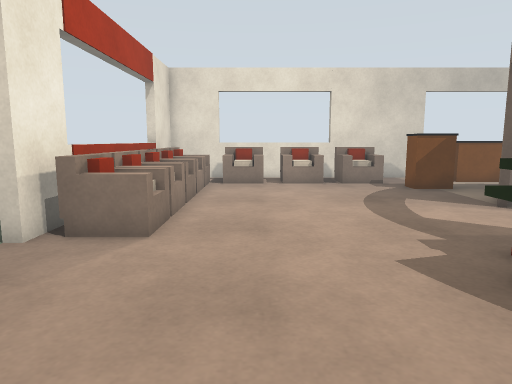
[1] (above)

24 first-person views from a walk through a Gazebo world. The camera is 1 m above the floor, tilts 8° down and sees 70° across. The floor is counted in squares, 0.5 m on a side. Each view is taken from the middle of a square. On the plan, view 1 faces up. The plan holds only what a view shows up to about 19 squares ahead; the rest is blank. The place goes on beyond the plan. Some stock models are drawn as simple stand-ins.

[2]
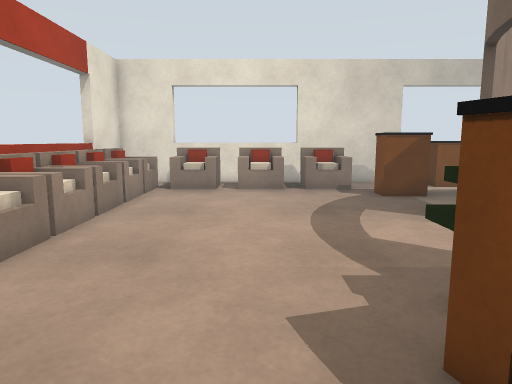

[3]
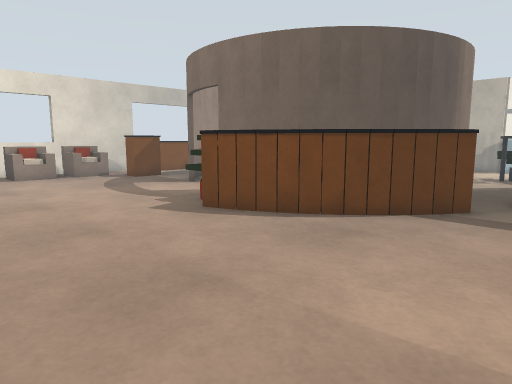

[4]
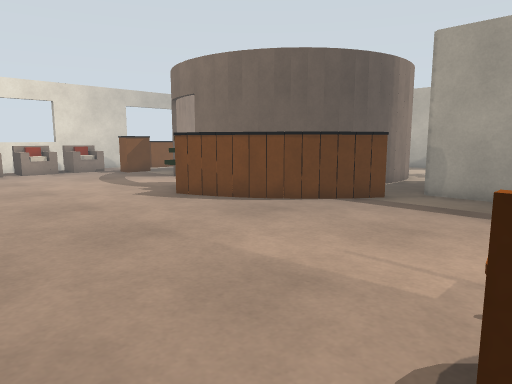

[5]
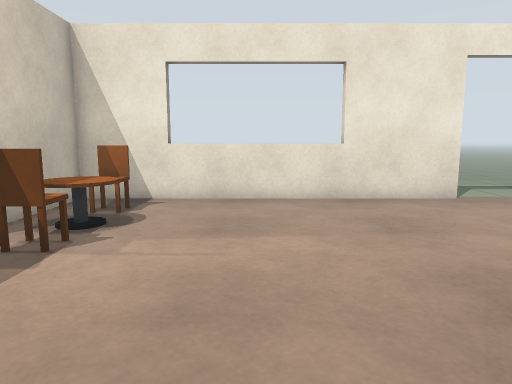

[6]
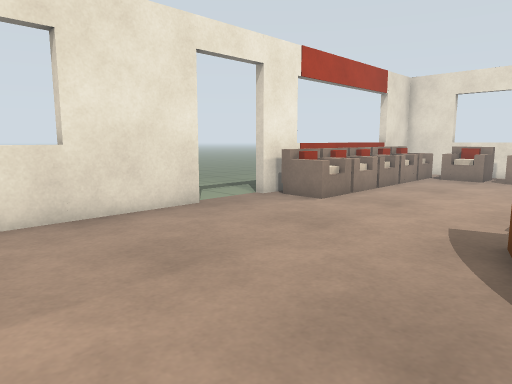

[7]
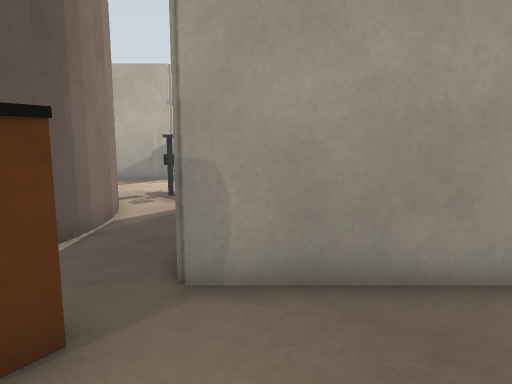

[8]
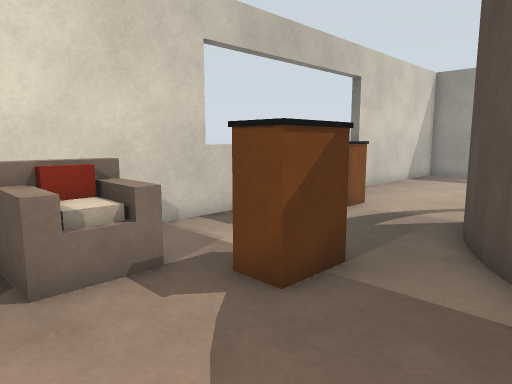

[9]
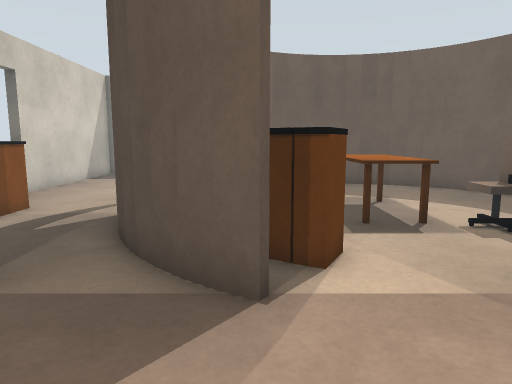

[10]
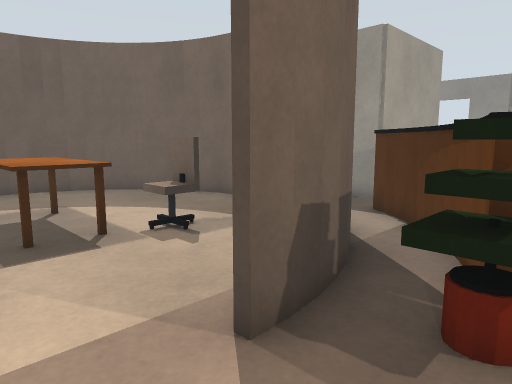

[11]
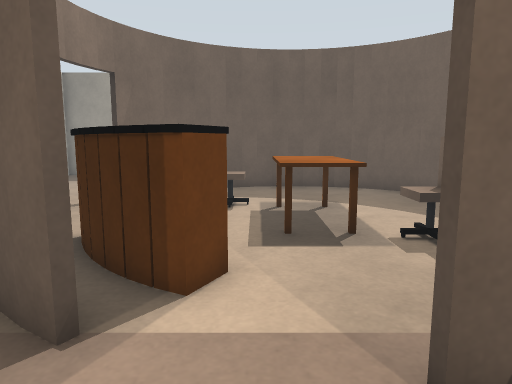

[12]
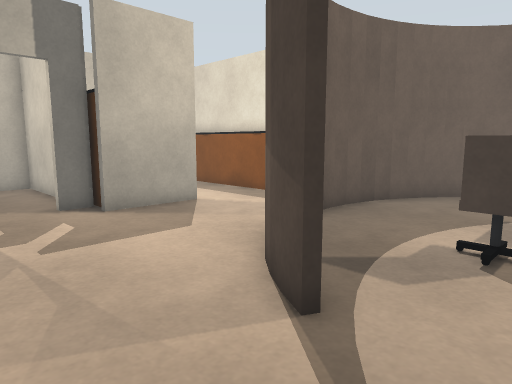

[13]
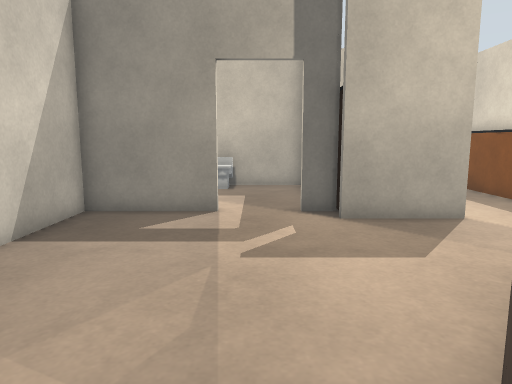

[14]
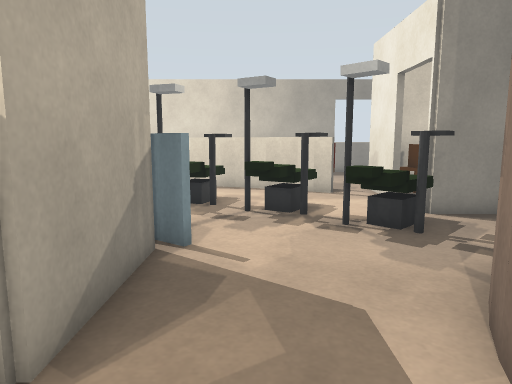

[15]
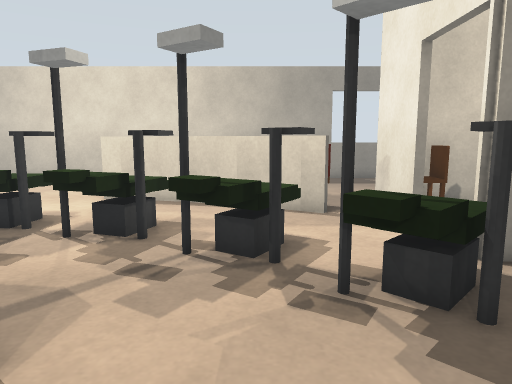

[16]
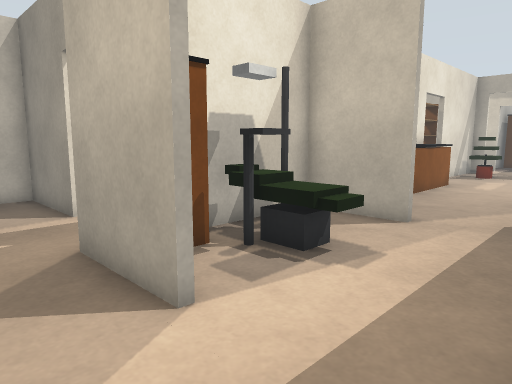

[17]
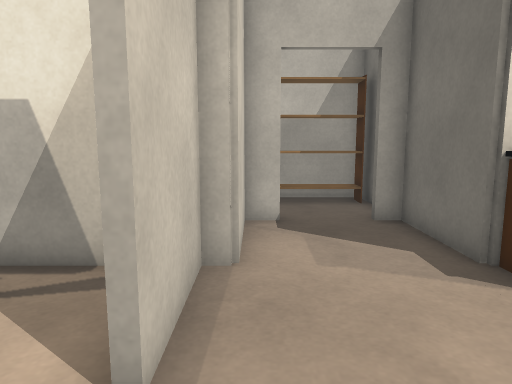

[18]
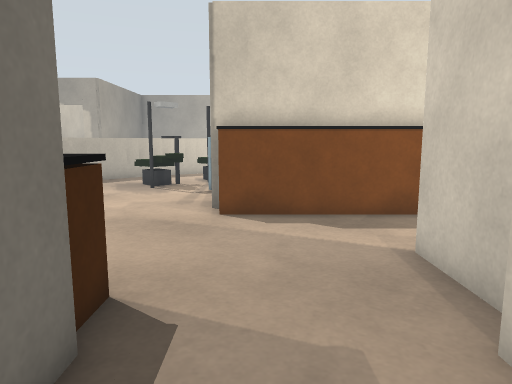

[19]
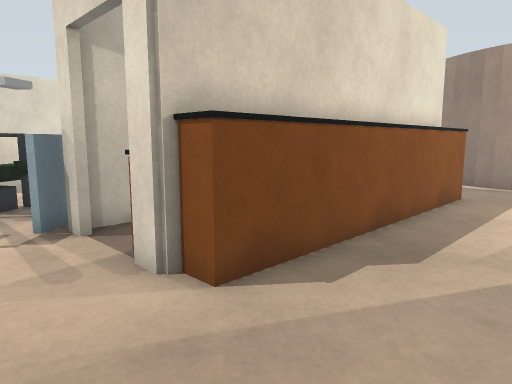

[20]
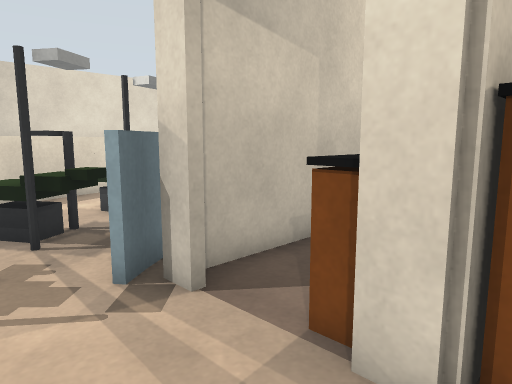

[21]
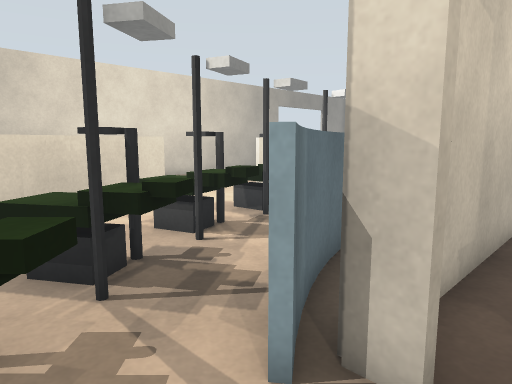

[22]
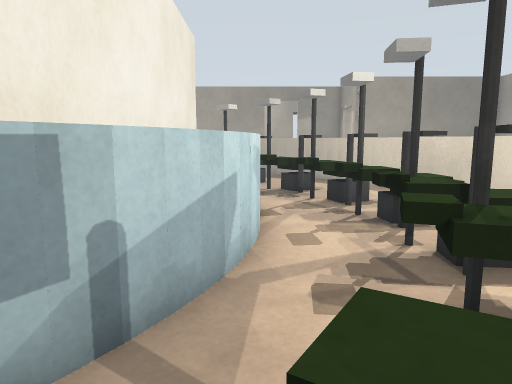

[23]
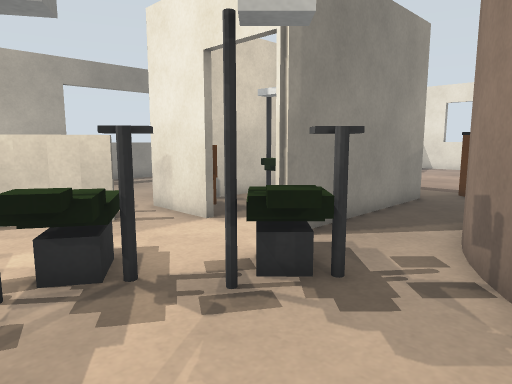

[24]
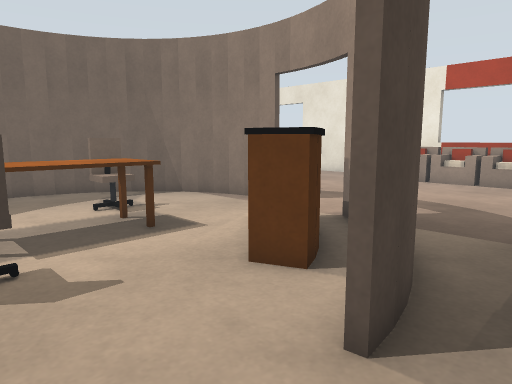

### Floor plan
Key: @ floor where view 1 was taken; # wall or solid block; x gap in a wall; . floor; = window, fence, low wall or low ledge; P plant; T table; C chair; O other object.
Columns run from 8 left of view 1 to 38 right of it. Each row starts with its distance up from view 1.
 20    ####=====######=      #########       ####
 19    #    OO  OOO...     ..........#      OOOO#
 18    #   OOOOOOOO...OOOOO..........#       ...
 17    #OOOOOOOOOOO..................#    OO#...
 16    =  O........OO................##...OO#..##
 15    =OOO........OO...................... #...#
 14    =  O...........####...#............. #...#
 13    =OOO..........##O.....##......O#######...#
 12    =OOO.........##OOO.....##....#OOOO..#....OOO
 11    =OOO.........#OO .......##...# OOO..#....OOO
 10    =OOO......... OO....CC...#...##.OO..#.......
  9 .. #OOO................CC...#......OO..........
  8 ...#OOO.............TTTT....#.................
  7 ...#OO.......P##....TTTT....#..................
  6 ............PP #...CC.......#...############...
  5   .......... P #...CC......##...#O###OOOOOO#...
  4    .........OOO##..........#....#         OO...
  3    #........OOO ##........##....#         .....
  2    #.........OOO ##.....###.....#    ###   #...
  1    #..........OOO ######## .O..=############=.O
  0    #....@.....OOOO........OOO...===      === OO
 -1    =............O ........OOO.O...===== =  OO.O
 -2    =..............#######x .OOO.O........O.OO.
 -3    =..............#      ...OOOOOO.OO.OOOOOOOO
 -4    =..............#    O....  .OOOOOO.OOOOO.O
 -5    =..............#   OO.#.....OO.OO OOOOOO.
 -6    #...TT.....  ..#   ..C#.#=....     O  ....=#
 -7    #.CCTTCC.      ########.OO#=.. .....  ..=#O
 -8    #.CCTTC               ..   O##==....==##O

Positions as (right, up) in squares from view 1, and headings:
1: (0, 0), facing up
2: (2, 2), facing up
3: (-3, -4), facing up-right
4: (-4, -7), facing up-right
5: (8, -3), facing left
6: (5, -3), facing up-left
7: (5, -3), facing right
8: (3, 12), facing up-right
9: (3, 11), facing right
10: (4, 10), facing down-right
11: (4, 9), facing right
12: (14, 17), facing down-right
13: (15, 15), facing right
14: (22, 8), facing down
15: (21, 4), facing down
16: (22, 6), facing up-right
17: (32, 7), facing up
18: (34, 16), facing down
19: (38, 10), facing down-left
20: (38, 6), facing down-left
21: (38, 3), facing down-left
22: (21, -1), facing right
23: (23, 3), facing down-left
24: (16, 16), facing down-left
